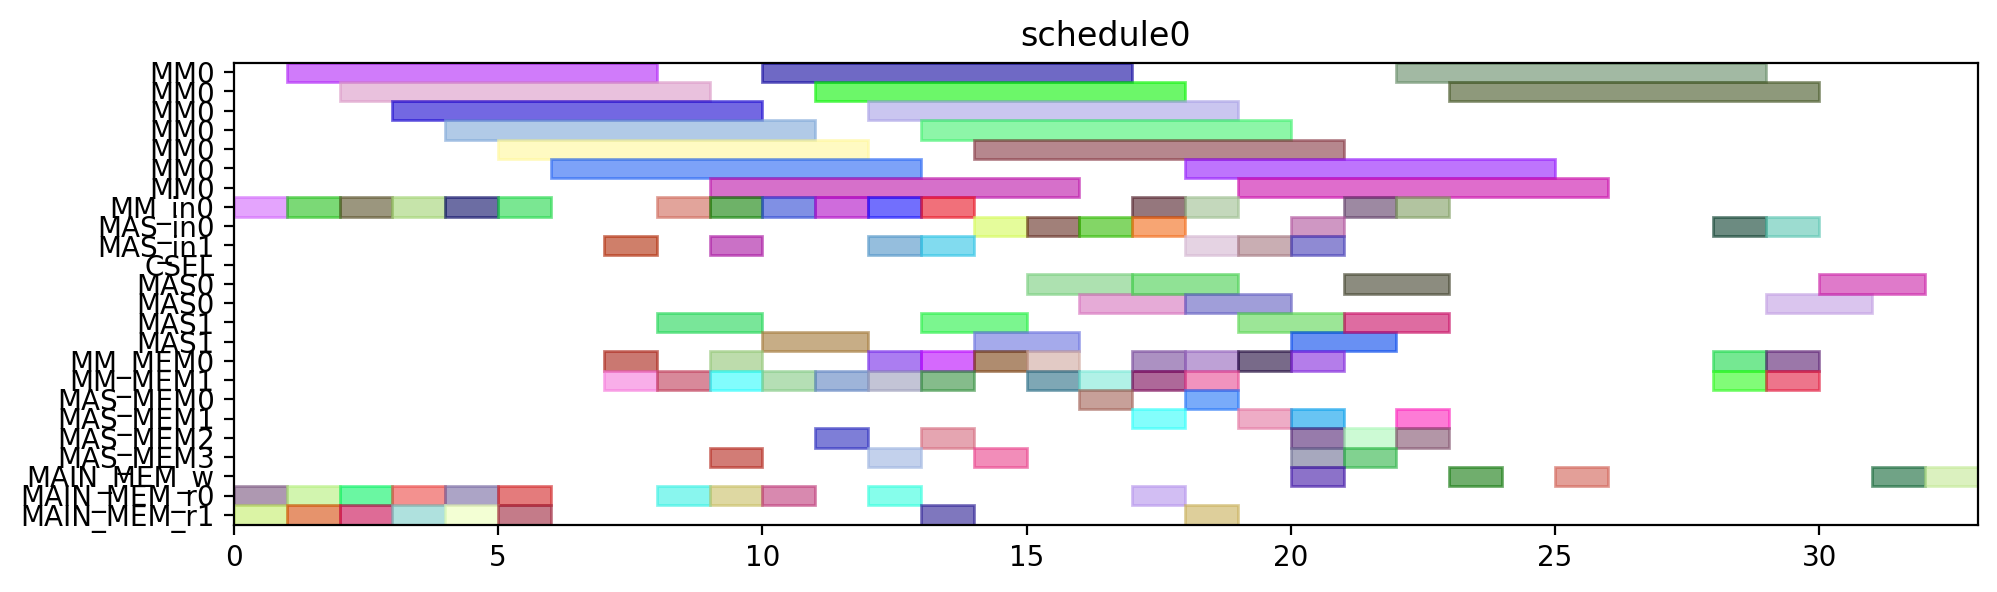

Recreate this plot in Python.
from pyschedule import Scenario, solvers, plotters, alt


def solve():
	horizon = 120
	S = Scenario("schedule0", horizon=horizon)

	# resource
	MM = S.Resources('MM', num=1, size=7)
	MM_in = S.Resources('MM_in', num=1)
	MAS_in = S.Resources('MAS_in', num=2)
	CSEL = S.Resource('CSEL')
	MAS = S.Resources('MAS', num=2, size=2, periods=range(1, horizon))
	MM_MEM = S.Resources('MM_MEM', num=2)
	MAS_MEM = S.Resources('MAS_MEM', num=4)
	MAIN_MEM_w = S.Resource('MAIN_MEM_w', size=1)
	MAIN_MEM_r = S.Resources('MAIN_MEM_r', num=2)

	# result of previous scheduling

	# new tasks
	t0 = S.Task('t0', length=7, delay_cost=1)
	t0 += alt(MM)
	t0_in = S.Task('t0_in', length=1, delay_cost=1)
	t0_in += alt(MM_in)
	S += t0_in*MM_in[0]<=t0*MM[0]
	t0_mem0 = S.Task('t0_mem0', length=1, delay_cost=1)
	t0_mem0 += MAIN_MEM_r[0]
	S += t0_mem0 <= t0

	t0_mem1 = S.Task('t0_mem1', length=1, delay_cost=1)
	t0_mem1 += MAIN_MEM_r[1]
	S += t0_mem1 <= t0

	t1 = S.Task('t1', length=7, delay_cost=1)
	t1 += alt(MM)
	t1_in = S.Task('t1_in', length=1, delay_cost=1)
	t1_in += alt(MM_in)
	S += t1_in*MM_in[0]<=t1*MM[0]
	t1_mem0 = S.Task('t1_mem0', length=1, delay_cost=1)
	t1_mem0 += MAIN_MEM_r[0]
	S += t1_mem0 <= t1

	t1_mem1 = S.Task('t1_mem1', length=1, delay_cost=1)
	t1_mem1 += MAIN_MEM_r[1]
	S += t1_mem1 <= t1

	t2 = S.Task('t2', length=7, delay_cost=1)
	t2 += alt(MM)
	t2_in = S.Task('t2_in', length=1, delay_cost=1)
	t2_in += alt(MM_in)
	S += t2_in*MM_in[0]<=t2*MM[0]
	t2_mem0 = S.Task('t2_mem0', length=1, delay_cost=1)
	t2_mem0 += MAIN_MEM_r[0]
	S += t2_mem0 <= t2

	t2_mem1 = S.Task('t2_mem1', length=1, delay_cost=1)
	t2_mem1 += MAIN_MEM_r[1]
	S += t2_mem1 <= t2

	t3 = S.Task('t3', length=7, delay_cost=1)
	t3 += alt(MM)
	t3_in = S.Task('t3_in', length=1, delay_cost=1)
	t3_in += alt(MM_in)
	S += t3_in*MM_in[0]<=t3*MM[0]
	t3_mem0 = S.Task('t3_mem0', length=1, delay_cost=1)
	t3_mem0 += MAIN_MEM_r[0]
	S += t3_mem0 <= t3

	t3_mem1 = S.Task('t3_mem1', length=1, delay_cost=1)
	t3_mem1 += MAIN_MEM_r[1]
	S += t3_mem1 <= t3

	t5 = S.Task('t5', length=7, delay_cost=1)
	t5 += alt(MM)
	t5_in = S.Task('t5_in', length=1, delay_cost=1)
	t5_in += alt(MM_in)
	S += t5_in*MM_in[0]<=t5*MM[0]
	t5_mem0 = S.Task('t5_mem0', length=1, delay_cost=1)
	t5_mem0 += MAIN_MEM_r[0]
	S += t5_mem0 <= t5

	t5_mem1 = S.Task('t5_mem1', length=1, delay_cost=1)
	t5_mem1 += MAIN_MEM_r[1]
	S += t5_mem1 <= t5

	t23 = S.Task('t23', length=7, delay_cost=1)
	t23 += alt(MM)
	t23_in = S.Task('t23_in', length=1, delay_cost=1)
	t23_in += alt(MM_in)
	S += t23_in*MM_in[0]<=t23*MM[0]
	t23_mem0 = S.Task('t23_mem0', length=1, delay_cost=1)
	t23_mem0 += MAIN_MEM_r[0]
	S += t23_mem0 <= t23

	t23_mem1 = S.Task('t23_mem1', length=1, delay_cost=1)
	t23_mem1 += MAIN_MEM_r[1]
	S += t23_mem1 <= t23

	t4 = S.Task('t4', length=2, delay_cost=1)
	t4 += alt(MAS)
	t4_in = S.Task('t4_in', length=1, delay_cost=1)
	t4_in += alt(MAS_in)
	S += t4_in*MAS_in[0]<=t4*MAS[0]

	S += t4_in*MAS_in[1]<=t4*MAS[1]

	t4_mem0 = S.Task('t4_mem0', length=1, delay_cost=1)
	t4_mem0 += alt(MM_MEM)
	S += (t3*MM[0])-1 < t4_mem0*MM_MEM[0]
	S += t4_mem0 <= t4

	t4_mem1 = S.Task('t4_mem1', length=1, delay_cost=1)
	t4_mem1 += alt(MM_MEM)
	S += (t3*MM[0])-1 < t4_mem1*MM_MEM[1]
	S += t4_mem1 <= t4

	t6 = S.Task('t6', length=2, delay_cost=1)
	t6 += alt(MAS)
	t6_in = S.Task('t6_in', length=1, delay_cost=1)
	t6_in += alt(MAS_in)
	S += t6_in*MAS_in[0]<=t6*MAS[0]

	S += t6_in*MAS_in[1]<=t6*MAS[1]

	t6_mem0 = S.Task('t6_mem0', length=1, delay_cost=1)
	t6_mem0 += alt(MM_MEM)
	S += (t5*MM[0])-1 < t6_mem0*MM_MEM[0]
	S += t6_mem0 <= t6

	t6_mem1 = S.Task('t6_mem1', length=1, delay_cost=1)
	t6_mem1 += alt(MM_MEM)
	S += (t5*MM[0])-1 < t6_mem1*MM_MEM[1]
	S += t6_mem1 <= t6

	t8 = S.Task('t8', length=7, delay_cost=1)
	t8 += alt(MM)
	t8_in = S.Task('t8_in', length=1, delay_cost=1)
	t8_in += alt(MM_in)
	S += t8_in*MM_in[0]<=t8*MM[0]
	t8_mem0 = S.Task('t8_mem0', length=1, delay_cost=1)
	t8_mem0 += MAIN_MEM_r[0]
	S += t8_mem0 <= t8

	t8_mem1 = S.Task('t8_mem1', length=1, delay_cost=1)
	t8_mem1 += alt(MM_MEM)
	S += (t2*MM[0])-1 < t8_mem1*MM_MEM[1]
	S += t8_mem1 <= t8

	t15 = S.Task('t15', length=7, delay_cost=1)
	t15 += alt(MM)
	t15_in = S.Task('t15_in', length=1, delay_cost=1)
	t15_in += alt(MM_in)
	S += t15_in*MM_in[0]<=t15*MM[0]
	t15_mem0 = S.Task('t15_mem0', length=1, delay_cost=1)
	t15_mem0 += MAIN_MEM_r[0]
	S += t15_mem0 <= t15

	t15_mem1 = S.Task('t15_mem1', length=1, delay_cost=1)
	t15_mem1 += alt(MM_MEM)
	S += (t2*MM[0])-1 < t15_mem1*MM_MEM[1]
	S += t15_mem1 <= t15

	t19 = S.Task('t19', length=2, delay_cost=1)
	t19 += alt(MAS)
	t19_in = S.Task('t19_in', length=1, delay_cost=1)
	t19_in += alt(MAS_in)
	S += t19_in*MAS_in[0]<=t19*MAS[0]

	S += t19_in*MAS_in[1]<=t19*MAS[1]

	t19_mem0 = S.Task('t19_mem0', length=1, delay_cost=1)
	t19_mem0 += alt(MM_MEM)
	S += (t0*MM[0])-1 < t19_mem0*MM_MEM[0]
	S += t19_mem0 <= t19

	t19_mem1 = S.Task('t19_mem1', length=1, delay_cost=1)
	t19_mem1 += alt(MM_MEM)
	S += (t0*MM[0])-1 < t19_mem1*MM_MEM[1]
	S += t19_mem1 <= t19

	t24 = S.Task('t24', length=2, delay_cost=1)
	t24 += alt(MAS)
	t24_in = S.Task('t24_in', length=1, delay_cost=1)
	t24_in += alt(MAS_in)
	S += t24_in*MAS_in[0]<=t24*MAS[0]

	S += t24_in*MAS_in[1]<=t24*MAS[1]

	t24_mem0 = S.Task('t24_mem0', length=1, delay_cost=1)
	t24_mem0 += alt(MM_MEM)
	S += (t23*MM[0])-1 < t24_mem0*MM_MEM[0]
	S += t24_mem0 <= t24

	t24_mem1 = S.Task('t24_mem1', length=1, delay_cost=1)
	t24_mem1 += alt(MM_MEM)
	S += (t23*MM[0])-1 < t24_mem1*MM_MEM[1]
	S += t24_mem1 <= t24

	t7 = S.Task('t7', length=7, delay_cost=1)
	t7 += alt(MM)
	t7_in = S.Task('t7_in', length=1, delay_cost=1)
	t7_in += alt(MM_in)
	S += t7_in*MM_in[0]<=t7*MM[0]
	t7_mem0 = S.Task('t7_mem0', length=1, delay_cost=1)
	t7_mem0 += MAIN_MEM_r[0]
	S += t7_mem0 <= t7

	t7_mem1 = S.Task('t7_mem1', length=1, delay_cost=1)
	t7_mem1 += alt(MAS_MEM)
	S += (t6*MAS[0])-1 < t7_mem1*MAS_MEM[1]
	S += (t6*MAS[1])-1 < t7_mem1*MAS_MEM[3]
	S += t7_mem1 <= t7

	t14 = S.Task('t14', length=7, delay_cost=1)
	t14 += alt(MM)
	t14_in = S.Task('t14_in', length=1, delay_cost=1)
	t14_in += alt(MM_in)
	S += t14_in*MM_in[0]<=t14*MM[0]
	S += 0<t14

	t14_w = S.Task('t14_w', length=1, delay_cost=1)
	t14_w += alt(MAIN_MEM_w)
	S += t14 <= t14_w

	t14_mem0 = S.Task('t14_mem0', length=1, delay_cost=1)
	t14_mem0 += MAIN_MEM_r[0]
	S += t14_mem0 <= t14

	t14_mem1 = S.Task('t14_mem1', length=1, delay_cost=1)
	t14_mem1 += alt(MAS_MEM)
	S += (t6*MAS[0])-1 < t14_mem1*MAS_MEM[1]
	S += (t6*MAS[1])-1 < t14_mem1*MAS_MEM[3]
	S += t14_mem1 <= t14

	t16 = S.Task('t16', length=2, delay_cost=1)
	t16 += alt(MAS)
	t16_in = S.Task('t16_in', length=1, delay_cost=1)
	t16_in += alt(MAS_in)
	S += t16_in*MAS_in[0]<=t16*MAS[0]

	S += t16_in*MAS_in[1]<=t16*MAS[1]

	t16_mem0 = S.Task('t16_mem0', length=1, delay_cost=1)
	t16_mem0 += alt(MM_MEM)
	S += (t0*MM[0])-1 < t16_mem0*MM_MEM[0]
	S += t16_mem0 <= t16

	t16_mem1 = S.Task('t16_mem1', length=1, delay_cost=1)
	t16_mem1 += alt(MM_MEM)
	S += (t15*MM[0])-1 < t16_mem1*MM_MEM[1]
	S += t16_mem1 <= t16

	t20 = S.Task('t20', length=2, delay_cost=1)
	t20 += alt(MAS)
	t20_in = S.Task('t20_in', length=1, delay_cost=1)
	t20_in += alt(MAS_in)
	S += t20_in*MAS_in[0]<=t20*MAS[0]

	S += t20_in*MAS_in[1]<=t20*MAS[1]

	t20_mem0 = S.Task('t20_mem0', length=1, delay_cost=1)
	t20_mem0 += alt(MM_MEM)
	S += (t0*MM[0])-1 < t20_mem0*MM_MEM[0]
	S += t20_mem0 <= t20

	t20_mem1 = S.Task('t20_mem1', length=1, delay_cost=1)
	t20_mem1 += alt(MAS_MEM)
	S += (t19*MAS[0])-1 < t20_mem1*MAS_MEM[1]
	S += (t19*MAS[1])-1 < t20_mem1*MAS_MEM[3]
	S += t20_mem1 <= t20

	t25 = S.Task('t25', length=7, delay_cost=1)
	t25 += alt(MM)
	t25_in = S.Task('t25_in', length=1, delay_cost=1)
	t25_in += alt(MM_in)
	S += t25_in*MM_in[0]<=t25*MM[0]
	t25_mem0 = S.Task('t25_mem0', length=1, delay_cost=1)
	t25_mem0 += alt(MAS_MEM)
	S += (t24*MAS[0])-1 < t25_mem0*MAS_MEM[0]
	S += (t24*MAS[1])-1 < t25_mem0*MAS_MEM[2]
	S += t25_mem0 <= t25

	t25_mem1 = S.Task('t25_mem1', length=1, delay_cost=1)
	t25_mem1 += MAIN_MEM_r[1]
	S += t25_mem1 <= t25

	t26 = S.Task('t26', length=7, delay_cost=1)
	t26 += alt(MM)
	t26_in = S.Task('t26_in', length=1, delay_cost=1)
	t26_in += alt(MM_in)
	S += t26_in*MM_in[0]<=t26*MM[0]
	t26_mem0 = S.Task('t26_mem0', length=1, delay_cost=1)
	t26_mem0 += alt(MAS_MEM)
	S += (t24*MAS[0])-1 < t26_mem0*MAS_MEM[0]
	S += (t24*MAS[1])-1 < t26_mem0*MAS_MEM[2]
	S += t26_mem0 <= t26

	t26_mem1 = S.Task('t26_mem1', length=1, delay_cost=1)
	t26_mem1 += alt(MM_MEM)
	S += (t1*MM[0])-1 < t26_mem1*MM_MEM[1]
	S += t26_mem1 <= t26

	t9 = S.Task('t9', length=2, delay_cost=1)
	t9 += alt(MAS)
	t9_in = S.Task('t9_in', length=1, delay_cost=1)
	t9_in += alt(MAS_in)
	S += t9_in*MAS_in[0]<=t9*MAS[0]

	S += t9_in*MAS_in[1]<=t9*MAS[1]

	t9_mem0 = S.Task('t9_mem0', length=1, delay_cost=1)
	t9_mem0 += alt(MM_MEM)
	S += (t7*MM[0])-1 < t9_mem0*MM_MEM[0]
	S += t9_mem0 <= t9

	t9_mem1 = S.Task('t9_mem1', length=1, delay_cost=1)
	t9_mem1 += alt(MM_MEM)
	S += (t8*MM[0])-1 < t9_mem1*MM_MEM[1]
	S += t9_mem1 <= t9

	t17 = S.Task('t17', length=7, delay_cost=1)
	t17 += alt(MM)
	t17_in = S.Task('t17_in', length=1, delay_cost=1)
	t17_in += alt(MM_in)
	S += t17_in*MM_in[0]<=t17*MM[0]
	S += 0<t17

	t17_w = S.Task('t17_w', length=1, delay_cost=1)
	t17_w += alt(MAIN_MEM_w)
	S += t17 <= t17_w

	t17_mem0 = S.Task('t17_mem0', length=1, delay_cost=1)
	t17_mem0 += MAIN_MEM_r[0]
	S += t17_mem0 <= t17

	t17_mem1 = S.Task('t17_mem1', length=1, delay_cost=1)
	t17_mem1 += alt(MAS_MEM)
	S += (t16*MAS[0])-1 < t17_mem1*MAS_MEM[1]
	S += (t16*MAS[1])-1 < t17_mem1*MAS_MEM[3]
	S += t17_mem1 <= t17

	t21 = S.Task('t21', length=2, delay_cost=1)
	t21 += alt(MAS)
	t21_in = S.Task('t21_in', length=1, delay_cost=1)
	t21_in += alt(MAS_in)
	S += t21_in*MAS_in[0]<=t21*MAS[0]

	S += t21_in*MAS_in[1]<=t21*MAS[1]

	t21_mem0 = S.Task('t21_mem0', length=1, delay_cost=1)
	t21_mem0 += alt(MAS_MEM)
	S += (t20*MAS[0])-1 < t21_mem0*MAS_MEM[0]
	S += (t20*MAS[1])-1 < t21_mem0*MAS_MEM[2]
	S += t21_mem0 <= t21

	t21_mem1 = S.Task('t21_mem1', length=1, delay_cost=1)
	t21_mem1 += alt(MM_MEM)
	S += (t15*MM[0])-1 < t21_mem1*MM_MEM[1]
	S += t21_mem1 <= t21

	t27 = S.Task('t27', length=2, delay_cost=1)
	t27 += alt(MAS)
	t27_in = S.Task('t27_in', length=1, delay_cost=1)
	t27_in += alt(MAS_in)
	S += t27_in*MAS_in[0]<=t27*MAS[0]

	S += t27_in*MAS_in[1]<=t27*MAS[1]

	t27_mem0 = S.Task('t27_mem0', length=1, delay_cost=1)
	t27_mem0 += alt(MM_MEM)
	S += (t26*MM[0])-1 < t27_mem0*MM_MEM[0]
	S += t27_mem0 <= t27

	t27_mem1 = S.Task('t27_mem1', length=1, delay_cost=1)
	t27_mem1 += alt(MM_MEM)
	S += (t26*MM[0])-1 < t27_mem1*MM_MEM[1]
	S += t27_mem1 <= t27

	t10 = S.Task('t10', length=2, delay_cost=1)
	t10 += alt(MAS)
	t10_in = S.Task('t10_in', length=1, delay_cost=1)
	t10_in += alt(MAS_in)
	S += t10_in*MAS_in[0]<=t10*MAS[0]

	S += t10_in*MAS_in[1]<=t10*MAS[1]

	t10_mem0 = S.Task('t10_mem0', length=1, delay_cost=1)
	t10_mem0 += alt(MM_MEM)
	S += (t1*MM[0])-1 < t10_mem0*MM_MEM[0]
	S += t10_mem0 <= t10

	t10_mem1 = S.Task('t10_mem1', length=1, delay_cost=1)
	t10_mem1 += alt(MAS_MEM)
	S += (t9*MAS[0])-1 < t10_mem1*MAS_MEM[1]
	S += (t9*MAS[1])-1 < t10_mem1*MAS_MEM[3]
	S += t10_mem1 <= t10

	t11 = S.Task('t11', length=2, delay_cost=1)
	t11 += alt(MAS)
	t11_in = S.Task('t11_in', length=1, delay_cost=1)
	t11_in += alt(MAS_in)
	S += t11_in*MAS_in[0]<=t11*MAS[0]

	S += t11_in*MAS_in[1]<=t11*MAS[1]

	t11_mem0 = S.Task('t11_mem0', length=1, delay_cost=1)
	t11_mem0 += alt(MM_MEM)
	S += (t1*MM[0])-1 < t11_mem0*MM_MEM[0]
	S += t11_mem0 <= t11

	t11_mem1 = S.Task('t11_mem1', length=1, delay_cost=1)
	t11_mem1 += alt(MAS_MEM)
	S += (t9*MAS[0])-1 < t11_mem1*MAS_MEM[1]
	S += (t9*MAS[1])-1 < t11_mem1*MAS_MEM[3]
	S += t11_mem1 <= t11

	t22 = S.Task('t22', length=7, delay_cost=1)
	t22 += alt(MM)
	t22_in = S.Task('t22_in', length=1, delay_cost=1)
	t22_in += alt(MM_in)
	S += t22_in*MM_in[0]<=t22*MM[0]
	t22_mem0 = S.Task('t22_mem0', length=1, delay_cost=1)
	t22_mem0 += alt(MAS_MEM)
	S += (t21*MAS[0])-1 < t22_mem0*MAS_MEM[0]
	S += (t21*MAS[1])-1 < t22_mem0*MAS_MEM[2]
	S += t22_mem0 <= t22

	t22_mem1 = S.Task('t22_mem1', length=1, delay_cost=1)
	t22_mem1 += MAIN_MEM_r[1]
	S += t22_mem1 <= t22

	new_PZ = S.Task('new_PZ', length=2, delay_cost=1)
	new_PZ += alt(MAS)
	new_PZ_in = S.Task('new_PZ_in', length=1, delay_cost=1)
	new_PZ_in += alt(MAS_in)
	S += new_PZ_in*MAS_in[0]<=new_PZ*MAS[0]

	S += new_PZ_in*MAS_in[1]<=new_PZ*MAS[1]

	S += 0<new_PZ

	new_PZ_w = S.Task('new_PZ_w', length=1, delay_cost=1)
	new_PZ_w += alt(MAIN_MEM_w)
	S += new_PZ <= new_PZ_w

	new_PZ_mem0 = S.Task('new_PZ_mem0', length=1, delay_cost=1)
	new_PZ_mem0 += alt(MAS_MEM)
	S += (t27*MAS[0])-1 < new_PZ_mem0*MAS_MEM[0]
	S += (t27*MAS[1])-1 < new_PZ_mem0*MAS_MEM[2]
	S += new_PZ_mem0 <= new_PZ

	new_PZ_mem1 = S.Task('new_PZ_mem1', length=1, delay_cost=1)
	new_PZ_mem1 += alt(MAS_MEM)
	S += (t27*MAS[0])-1 < new_PZ_mem1*MAS_MEM[1]
	S += (t27*MAS[1])-1 < new_PZ_mem1*MAS_MEM[3]
	S += new_PZ_mem1 <= new_PZ

	t12 = S.Task('t12', length=7, delay_cost=1)
	t12 += alt(MM)
	t12_in = S.Task('t12_in', length=1, delay_cost=1)
	t12_in += alt(MM_in)
	S += t12_in*MM_in[0]<=t12*MM[0]
	t12_mem0 = S.Task('t12_mem0', length=1, delay_cost=1)
	t12_mem0 += alt(MAS_MEM)
	S += (t10*MAS[0])-1 < t12_mem0*MAS_MEM[0]
	S += (t10*MAS[1])-1 < t12_mem0*MAS_MEM[2]
	S += t12_mem0 <= t12

	t12_mem1 = S.Task('t12_mem1', length=1, delay_cost=1)
	t12_mem1 += alt(MAS_MEM)
	S += (t11*MAS[0])-1 < t12_mem1*MAS_MEM[1]
	S += (t11*MAS[1])-1 < t12_mem1*MAS_MEM[3]
	S += t12_mem1 <= t12

	t13 = S.Task('t13', length=7, delay_cost=1)
	t13 += alt(MM)
	t13_in = S.Task('t13_in', length=1, delay_cost=1)
	t13_in += alt(MM_in)
	S += t13_in*MM_in[0]<=t13*MM[0]
	t13_mem0 = S.Task('t13_mem0', length=1, delay_cost=1)
	t13_mem0 += alt(MAS_MEM)
	S += (t4*MAS[0])-1 < t13_mem0*MAS_MEM[0]
	S += (t4*MAS[1])-1 < t13_mem0*MAS_MEM[2]
	S += t13_mem0 <= t13

	t13_mem1 = S.Task('t13_mem1', length=1, delay_cost=1)
	t13_mem1 += alt(MAS_MEM)
	S += (t10*MAS[0])-1 < t13_mem1*MAS_MEM[1]
	S += (t10*MAS[1])-1 < t13_mem1*MAS_MEM[3]
	S += t13_mem1 <= t13

	new_PY = S.Task('new_PY', length=2, delay_cost=1)
	new_PY += alt(MAS)
	new_PY_in = S.Task('new_PY_in', length=1, delay_cost=1)
	new_PY_in += alt(MAS_in)
	S += new_PY_in*MAS_in[0]<=new_PY*MAS[0]

	S += new_PY_in*MAS_in[1]<=new_PY*MAS[1]

	S += 0<new_PY

	new_PY_w = S.Task('new_PY_w', length=1, delay_cost=1)
	new_PY_w += alt(MAIN_MEM_w)
	S += new_PY <= new_PY_w

	new_PY_mem0 = S.Task('new_PY_mem0', length=1, delay_cost=1)
	new_PY_mem0 += alt(MM_MEM)
	S += (t12*MM[0])-1 < new_PY_mem0*MM_MEM[0]
	S += new_PY_mem0 <= new_PY

	new_PY_mem1 = S.Task('new_PY_mem1', length=1, delay_cost=1)
	new_PY_mem1 += alt(MM_MEM)
	S += (t22*MM[0])-1 < new_PY_mem1*MM_MEM[1]
	S += new_PY_mem1 <= new_PY

	new_PX = S.Task('new_PX', length=2, delay_cost=1)
	new_PX += alt(MAS)
	new_PX_in = S.Task('new_PX_in', length=1, delay_cost=1)
	new_PX_in += alt(MAS_in)
	S += new_PX_in*MAS_in[0]<=new_PX*MAS[0]

	S += new_PX_in*MAS_in[1]<=new_PX*MAS[1]

	S += 0<new_PX

	new_PX_w = S.Task('new_PX_w', length=1, delay_cost=1)
	new_PX_w += alt(MAIN_MEM_w)
	S += new_PX <= new_PX_w

	new_PX_mem0 = S.Task('new_PX_mem0', length=1, delay_cost=1)
	new_PX_mem0 += alt(MM_MEM)
	S += (t13*MM[0])-1 < new_PX_mem0*MM_MEM[0]
	S += new_PX_mem0 <= new_PX

	new_PX_mem1 = S.Task('new_PX_mem1', length=1, delay_cost=1)
	new_PX_mem1 += alt(MM_MEM)
	S += (t25*MM[0])-1 < new_PX_mem1*MM_MEM[1]
	S += new_PX_mem1 <= new_PX

	solvers.mip.solve(S,msg=1,kind='CPLEX',ratio_gap=1.01)

	solution = [['hoge']*len(S.solution()[1]) for i in range(len(S.solution()))]
	for i in range(len(S.solution())):
		for j in range(len(S.solution()[i])):
			solution[i][j]=str(S.solution()[i][j])
	print(solution)

	cycles = int(solution[-1][3])

	pic_file_name = "/mnt/rose/usr1/fukuda/ABE/multiRAM_multiMAS_16mux/scheduling_result/stage7MM1_stage2MAS2/EP_DBL_A_ANY/schedule0.png"
	if(S.solution() != []):
		plotters.matplotlib.plot(S,img_filename=pic_file_name, show_task_labels=False, fig_size=(cycles*0.25+3, 3))

	return solution
